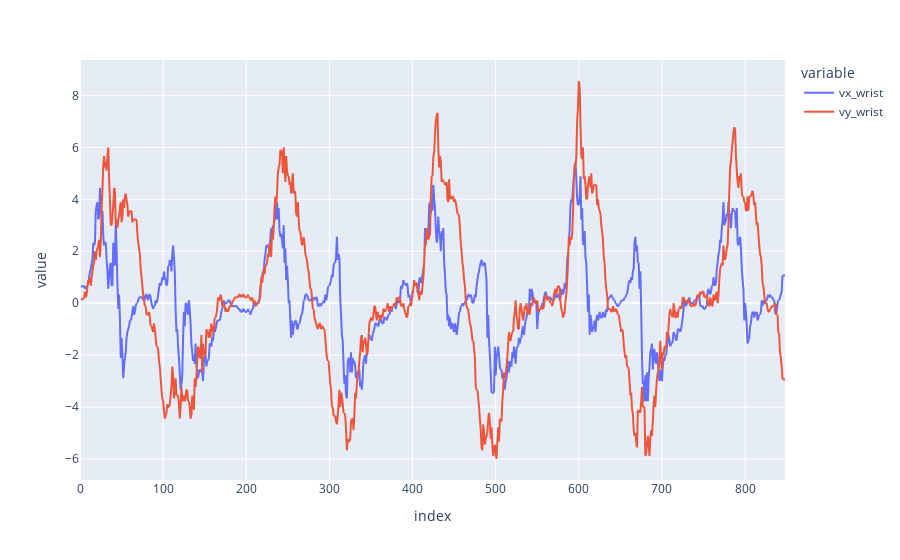

The notebook cell saved with this chart:
### Markdown cell above
#### Cálculo de la velocidad
Ahora que filtramos las posiciones podemos utilizarlas para calcular la velocidad

### Code cell
for object in objects:
    df[f"vx_{object}"] = df[f"rx_{object}"].diff()
    df[f"vy_{object}"] = df[f"ry_{object}"].diff()
fig = px.line(df, x = df.index, y = ['vx_wrist', 'vy_wrist'])
fig.show()

### Figure 1 — Plotly figure (JSON) as saved in the notebook; plotly's stock layout.template omitted (floating-point values rounded to 4 significant figures; data arrays with more than 128 entries replaced by an {"elided": "..."} marker saying what was removed)
{"data": [{"hovertemplate": "variable=vx_wrist<br>index=%{x}<br>value=%{y}<extra></extra>", "legendgroup": "vx_wrist", "line": {"color": "#636efa", "dash": "solid"}, "marker": {"symbol": "circle"}, "mode": "lines", "name": "vx_wrist", "showlegend": true, "type": "scattergl", "x": {"elided": "849 int values"}, "xaxis": "x", "y": {"elided": "849 float values"}, "yaxis": "y"}, {"hovertemplate": "variable=vy_wrist<br>index=%{x}<br>value=%{y}<extra></extra>", "legendgroup": "vy_wrist", "line": {"color": "#EF553B", "dash": "solid"}, "marker": {"symbol": "circle"}, "mode": "lines", "name": "vy_wrist", "showlegend": true, "type": "scattergl", "x": {"elided": "849 int values"}, "xaxis": "x", "y": {"elided": "849 float values"}, "yaxis": "y"}], "layout": {"legend": {"title": {"text": "variable"}, "tracegroupgap": 0}, "margin": {"t": 60}, "xaxis": {"anchor": "y", "domain": [0, 1], "title": {"text": "index"}}, "yaxis": {"anchor": "x", "domain": [0, 1], "title": {"text": "value"}}}}
